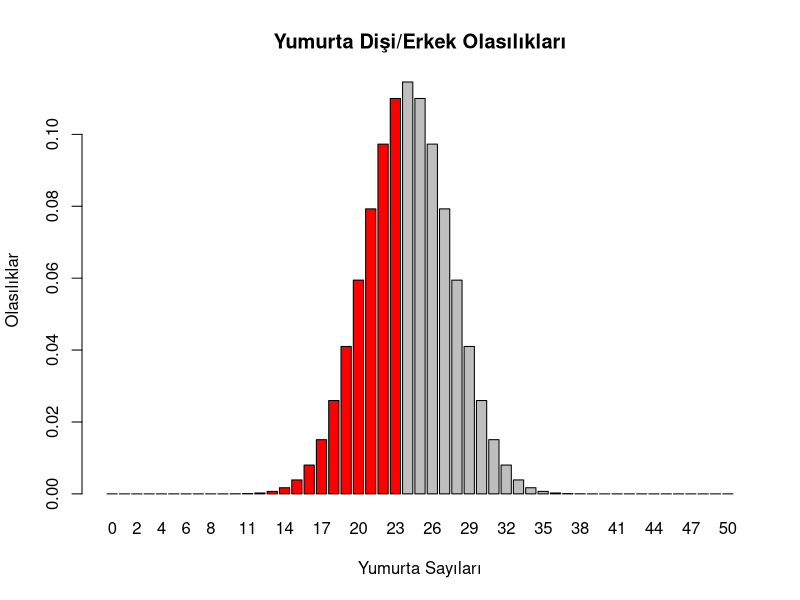

Generate this figure with R:
# Olasılık hesaplamaları

# Bir uygulamanın tavuklarda yumurtlama sonrasında eşey oranını etkisini araştırıyoruz. 
# 48 yumurtanın açılması sonucu, dişi : erkek sayıları.

# Bunun için binom fonksiyonları kullanılabilir
# İlk olarak 23:25 olasılıklarını düşünelim
# q = 48 yumurtanın içinden açılanların dişi ya da erkek olması
# size toplam açılan yumurta sayısı

pbinom(q = 23,size = 48,prob = 0.5,lower.tail = TRUE) 

dbinom(x = 23,prob = 0.5,size = 48)

egg_probs <- data.frame()

for(i in 0:50){
        Prob = data.frame("Prob"= dbinom(x = i,prob = 0.5,size = 48),"Eggs" = i)
        egg_probs <- rbind(egg_probs,Prob)
        
}

barplot(height = egg_probs$Prob,main = "Yumurta Dişi/Erkek Olasılıkları",
        ylab = "Olasılıklar",xlab="Yumurta Sayıları",names = egg_probs$Eggs,
        col = ifelse(egg_probs$Eggs <= 23,'red','grey'))


pbinom(q = 23,size = 48,prob = 0.5,lower.tail = TRUE)

# Yukarıdaki q değerini değiştirerek istediğiniz sayıdaki
# erkek oranına bakabilirsiniz


